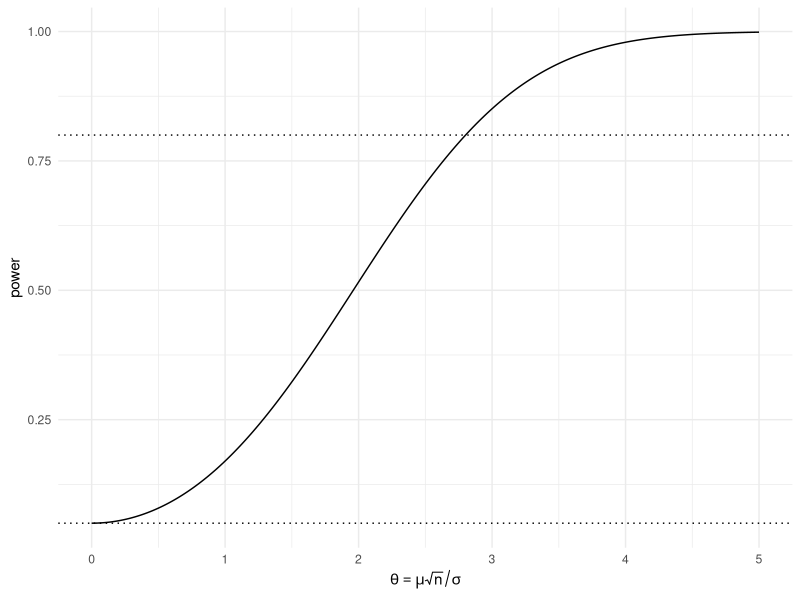
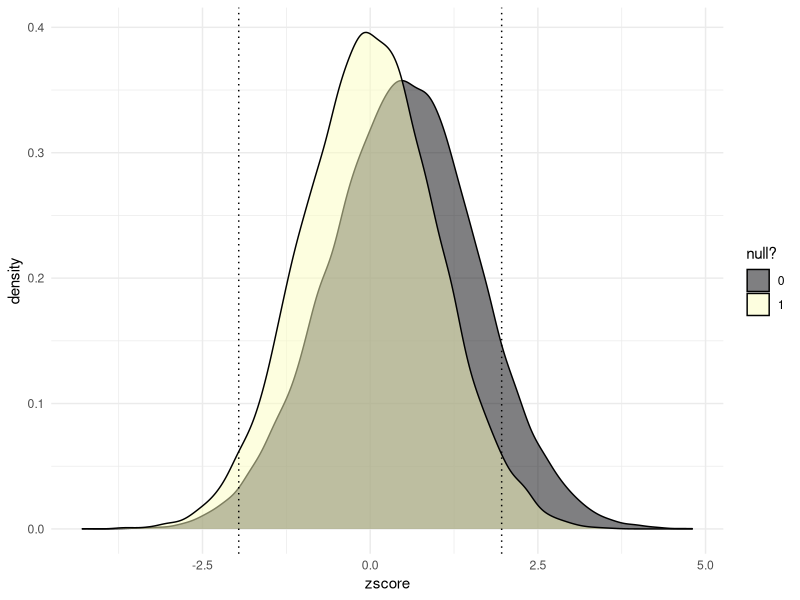
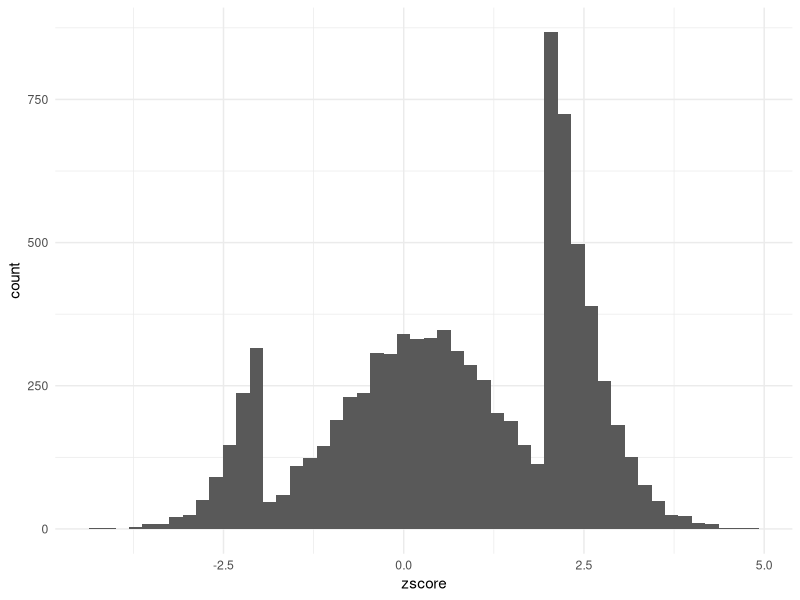
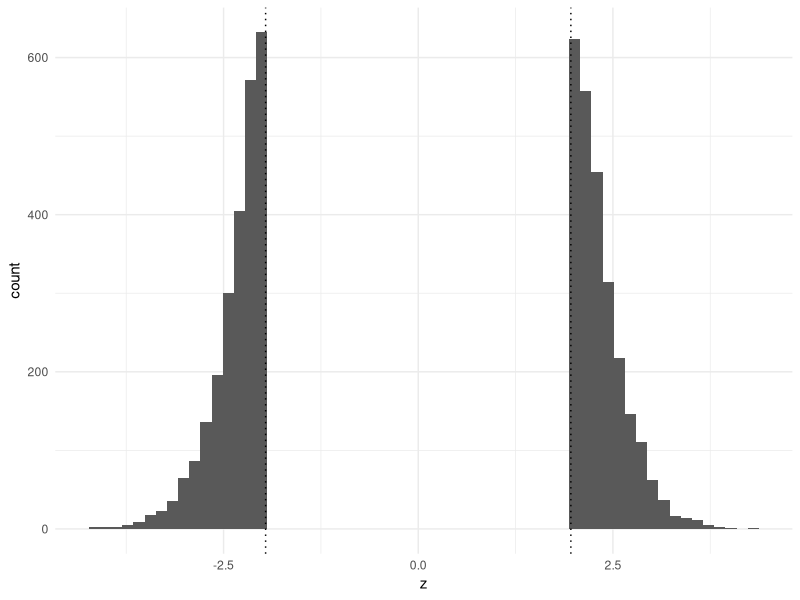

Write R code to recreate these figures, in order.
## ---- chunk 1
library(ggplot2)
library(dplyr)
theme_set(theme_minimal())
set.seed(313)
c <- qnorm(0.975)
theta <- seq(0, 5, by = 0.02)
power_df <- data.frame(theta = theta,
                       power = 1 - pnorm(c - theta) + pnorm(-c - theta))
ggplot(power_df, aes(theta, power)) +
  geom_line() +
  geom_hline(yintercept = 0.05, linetype = "dotted") +
  geom_hline(yintercept = 0.80, linetype = "dotted") +
  labs(x = expression(theta == mu * sqrt(n) / sigma), y = "power")
## ---- chunk 2
set.seed(1)

generate_data <- function(beta0 = 0, betaX = 0, betaA = 0, betaXA = 0,
                          n = 200, proportion = 1/2) {
  X <- rnorm(n)
  A <- rbinom(n, 1, proportion)
  Y <- beta0 + betaX * X + betaA * A + betaXA * X * A + rnorm(n, sd = 1)
  data.frame(Y = Y, X = X, A = factor(A))
}

# One experiment: generate data, fit the model, return the p-value for X
one_experiment <- function(beta0 = 0, betaX = 0, betaA = 0, betaXA = 0,
                           n = 200, proportion = 1/2) {
  one_sample <- generate_data(beta0, betaX, betaA, betaXA, n, proportion)
  one_fit <- lm(Y ~ X + A + X * A, one_sample)
  summary(one_fit)$coefficients[2, 4]
}
## ---- chunk 3
rejection_level <- 0.05
n_experiments <- 2000
mean(replicate(n_experiments, one_experiment()) < rejection_level)
## ---- chunk 4
sapply(c(100, 200, 400, 800), function(n)
  mean(replicate(n_experiments, one_experiment(betaX = 0.2, n = n)) < rejection_level))
## ---- chunk 5
set.seed(1)
N <- 5e4                     # studies conducted
proportion_null <- 0.4
signif_level <- qnorm(0.975)
is_null <- rbinom(N, 1, proportion_null)
effect_size_nonnull <- 0.5
simulated_world <- data.frame(is_null) |>
  mutate(zscore = rnorm(N,
                        mean = (1 - is_null) * effect_size_nonnull,
                        sd = 1 + 0.1 * (1 - is_null)))
## ---- chunk 6
simulated_world |>
  ggplot(aes(x = zscore, fill = factor(is_null))) +
  geom_density(alpha = 0.5) +
  geom_vline(xintercept = c(-1, 1) * signif_level, linetype = "dotted") +
  scale_fill_viridis_d(option = "magma", name = "null?")
## ---- chunk 7
proportion_filtered <- 0.9
which_studies_filtered <- rbinom(N, 1, proportion_filtered)
simulated_publications <- simulated_world |>
  mutate(filtered = which_studies_filtered) |>
  filter(filtered == 0 |                 # published regardless, OR
         abs(zscore) > signif_level)     # large enough to pass the filter
nrow(simulated_publications)
## ---- chunk 8
simulated_publications |>
  ggplot(aes(zscore)) +
  geom_histogram(bins = 50)
## ---- chunk 9
simulated_publications |>
  filter(is_null == 1, filtered == 1) |>
  summarise(mean_abs_z = mean(abs(zscore)), n = n())
## ---- chunk 10
z <- rnorm(1e5)                       # every null hypothesis true
survivors <- z[abs(z) > 1.96]
length(survivors) / length(z)         # should be about 0.05
mean(abs(survivors))                  # compare with phi(1.96) / 0.025
## ---- chunk 11
data.frame(z = survivors) |>
  ggplot(aes(z)) +
  geom_histogram(bins = 60) +
  geom_vline(xintercept = c(-1.96, 1.96), linetype = "dotted")
## ---- chunk 12
set.seed(2)
tau <- 1
theta_true <- rnorm(2e5, 0, tau)
z <- theta_true + rnorm(2e5)
significant <- z > 1.96
mean(z[significant] - theta_true[significant])        # the raw estimate, among the selected
mean(z[significant] / 2 - theta_true[significant])    # the shrunk estimate, among the selected
